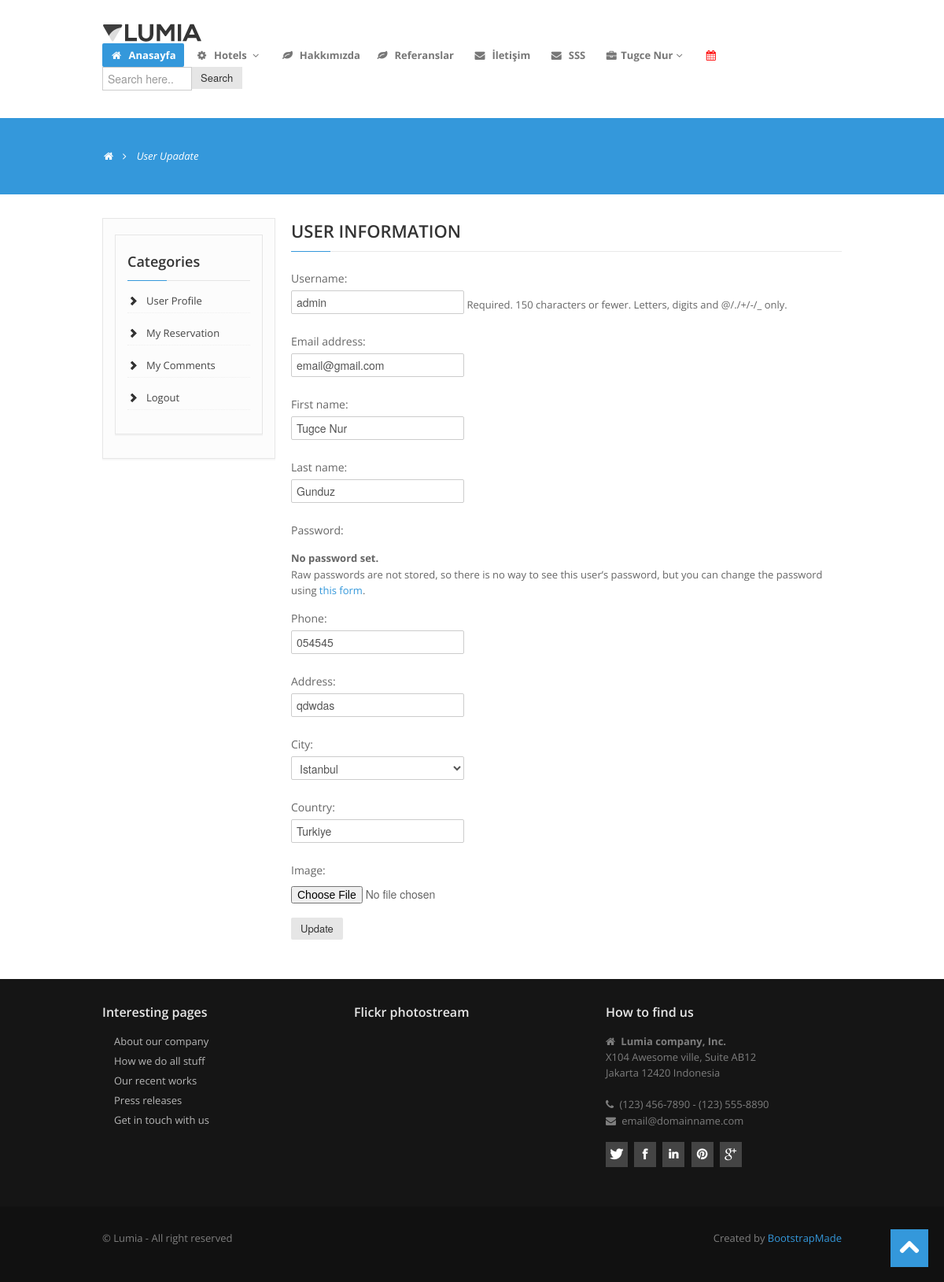
The app's page /user/update/ (signed in), older data.
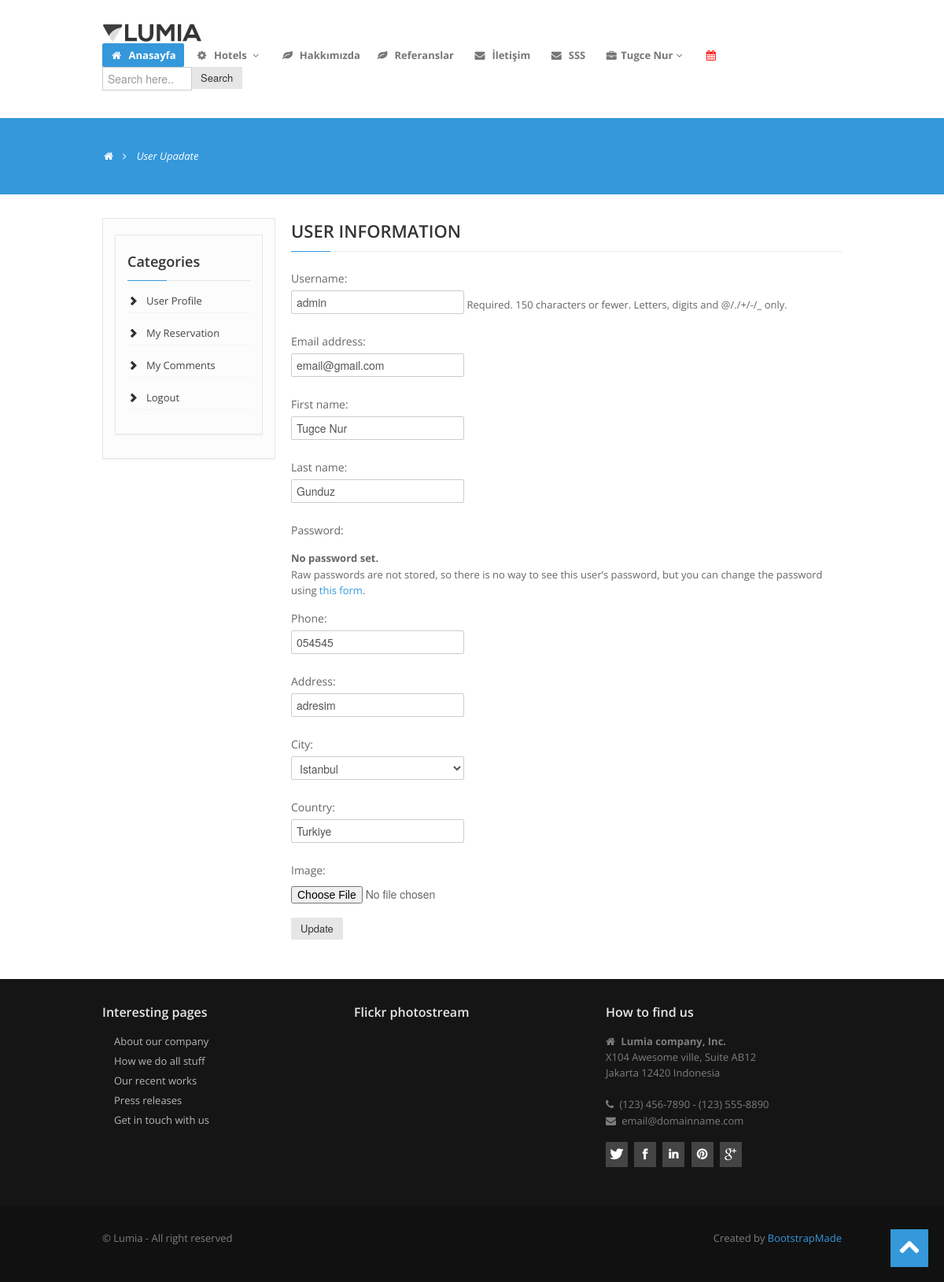
The same page, newer data.
### home/models.py (models this page shows, shortened)
class UserProfile(models.Model):
    user = models.OneToOneField(User, on_delete=models.CASCADE)
    phone = models.CharField(blank=True, max_length=110)
    address = models.CharField(blank=True, max_length=110)
    city = models.CharField(blank=True, max_length=110)
    country = models.CharField(blank=True, max_length=110)
    image = models.ImageField(blank=True, upload_to='images/users/', null=True)
    def image_tag(self):
        if self.image:
            return mark_safe('<img src="{}" height="50"/>'.format(self.image.url))
        else:
            return 'No image Found'
    image_tag.short_desciription = 'image'

### user/views.py (the view)
# urls.py: path('update/', views.user_update, name='user_update'),
@login_required(login_url="/login")
def user_update(request):
    if request.method == 'POST':
        user_form = UserUpdateForm(request.POST, instance=request.user) # request.user is user session data
        profile_form = ProfileUpdateForm(request.POST, request.FILES, instance=request.user.userprofile)
        if user_form.is_valid() and profile_form.is_valid():
            user_form.save()
            profile_form.save()
            messages.success(request, 'Your account has been updated!')
            return redirect('/user')
    else:
        category = Category.objects.all()
        current_user = request.user  # Access User Session information
        user_form = UserUpdateForm(instance=request.user)
        profile_form = ProfileUpdateForm(instance=request.user.userprofile)
        context = {
            'category': category,
            'user_form': user_form,
            'profile_form': profile_form
        }
        return render(request, 'user_update.html', context)

### user/forms.py
class UserUpdateForm(UserChangeForm):
    class Meta:
        model = User
        fields = ('username', 'email', 'first_name', 'last_name')
        widgets = {
            'username': TextInput(attrs={'class': 'input', 'placeholder': 'username'}),
            'email': EmailInput(attrs={'class': 'input', 'placeholder': 'email'}),
            'first_name': TextInput(attrs={'class': 'input', 'placeholder': 'first_name'}),
            'last_name': TextInput(attrs={'class': 'input', 'placeholder': 'last_name'}),
        }

class ProfileUpdateForm(forms.ModelForm):
    class Meta:
        model = UserProfile
        fields = ('phone', 'address', 'city', 'country', 'image')
        widgets = {
            'phone': TextInput(attrs={'class': 'input', 'placeholder': 'phone'}),
            'address': TextInput(attrs={'class': 'input', 'placeholder': 'address'}),
            'city': Select(attrs={'class': 'input', 'placeholder': 'city'}, choices=CITY),
            'country': TextInput(attrs={'class': 'input', 'placeholder': 'country'}),
            'image': FileInput(attrs={'class': 'input', 'placeholder': 'image', }),
        }

### user/templates/user_update.html (shortened to what this page needs)
{% extends "homebase.html" %}
{% block content %}
<section id="subintro">
    <div class="container">
        <div class="row">
            <div class="span8">
                <ul class="breadcrumb">
                    <li><a href="/"><i class="icon-home"></i></a><i class="icon-angle-right"></i></li>
                    <li class="active">User Upadate</li>
                </ul>
            </div>
        </div>
    </div>
</section>
<section id="maincontent">
    <div class="container">
        <div class="row">
            <div class="span3">
                <aside>
                    <div class="billing-details">
                        {% include "user_panel.html" %}
                    </div>
                </aside>
            </div>
            <div class="span9">
                <div class="widget">
                    <h3 class="rheading">
                        USER INFORMATION
                        <span></span></h3>
                    <form method="POST" enctype="multipart/form-data">
                        <fieldset class="form-group">
                            {{ user_form.as_p }}
                            {{ profile_form.as_p }}
                        </fieldset>
                        <div class="form-group">
                            <button class="btn btn-outline-info" type="submit">Update</button>
                        </div>
                    </form>
                </div>
            </div>
        </div>
    </div>
</section>
{% endblock %}

Row changes from the older to the newer data that the page shows:
changed UserProfile "Istanbul": address "qdwdas" → "adresim"
